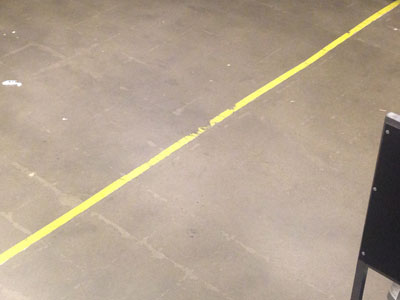
#> input picture vjezba4/floor.jpg, 400 x 300 px
$ python zadatak4.py
#> lines starting #> are read from the running program, lines starting #| are printed output that depends on the picture; after the words box and inside, x2 and y2 are one past the last pixel; in counts of white or black regions, pixels touching at a corner belong together
# Za danu sliku napišite program koji će detektirati liniju na slici. Pritom se koristite Hough transform algoritmom za detekciju linija. Pomoć: https://docs.opencv.org/3.4/d9/db0/tutorial_hough_lines.html

import cv2 as cv
import math
import numpy as np
from os.path import dirname

cv.namedWindow("Hough transform", cv.WINDOW_FREERATIO)
floorImg = cv.imread(cv.samples.findFile(dirname(__file__) + "/floor.jpg"),  cv.IMREAD_GRAYSCALE)
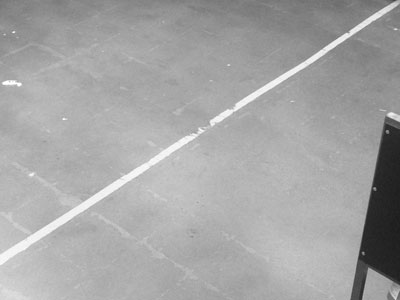
#> floorImg: shape (300, 400); min 28, max 255, mean 165
canny = cv.Canny(floorImg, 100, 200, L2gradient=True)
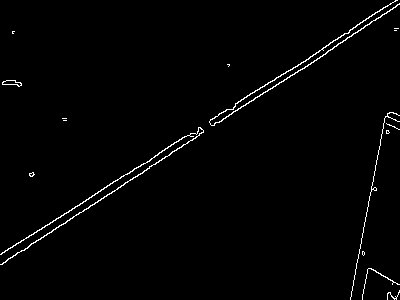
#> canny: shape (300, 400); 1.5% white in thin lines or dots
lines = cv.HoughLines(canny, 1, np.pi / 180, 250)
#> lines = [[221, 0.995]]

if lines is not None:
    for i in range(0, len(lines)):
        rho = lines[i][0][0]
        theta = lines[i][0][1]
        a = math.cos(theta)
        b = math.sin(theta)
        x0 = a * rho
        y0 = b * rho
        pt1 = (int(x0 + 1000*(-b)), int(y0 + 1000*(a)))
        pt2 = (int(x0 - 1000*(-b)), int(y0 - 1000*(a)))
        cv.line(floorImg, pt1, pt2, (0,0,255), 3, cv.LINE_AA)
#> this loop made 1 pass
#> (rho, theta, a, b, x0, y0, pt1, pt2) on pass 1: (221, 0.995, 0.545, 0.839, 120.4, 185.3, (-718, 729), (959, -359))
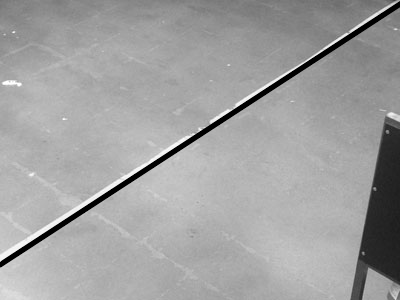
#> floorImg: shape (300, 400); 2.59% of pixels changed, all inside (x1, y1, x2, y2) = (0, 1, 400, 268)

h = np.hstack([floorImg, canny])
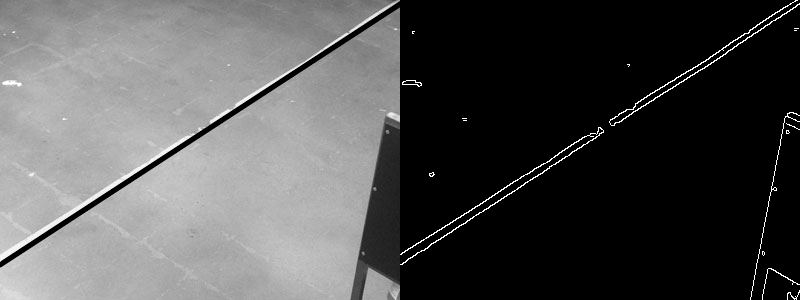
#> h: shape (300, 800); min 0, max 255, mean 82.2
cv.imshow("Hough transform", h)
cv.waitKey()

$ run again, with vjezba4/circuitboard-saltandpep.tif saved as vjezba4/floor.jpg
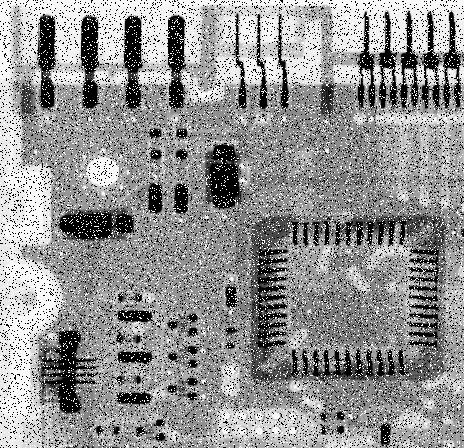
#> input picture vjezba4/circuitboard-saltandpep.tif, 464 x 448 px
#> floorImg is the input picture: shape (448, 464); min 0, max 255, mean 146.2
#> `canny = cv.Canny(floorImg, 100, 200, L2gradient=True)`:
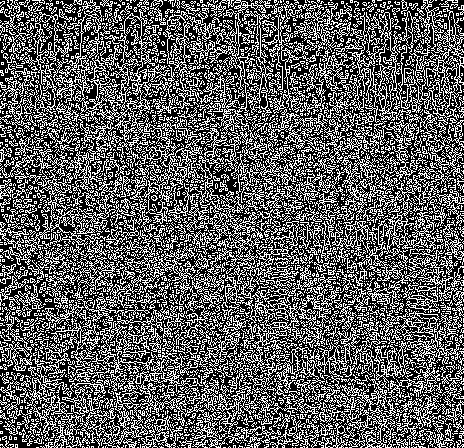
#> canny: shape (448, 464); 37% white in thin lines or dots
#> lines = 161 rows, first 8: [1, 2.36], [322, 0.785], [6, 2.36], [-8, 2.36], [-6, 2.36], [332, 0.785], [-4, 2.36], [-11, 2.36]
#> the loop `for i in range(0, len(lines)):` made 161 passes
#> (rho, theta, a, x0, y0, pt1, pt2) on passes 1 to 3: (1, 2.36, -0.707, -0.707, 0.707, (-707, -706), (706, 707)), (322, 0.785, 0.707, 227.7, 227.7, (-479, 934), (934, -479)), (6, 2.36, -0.707, -4.24, 4.24, (-711, -702), (702, 711))
#> `h = np.hstack([floorImg, canny])`:
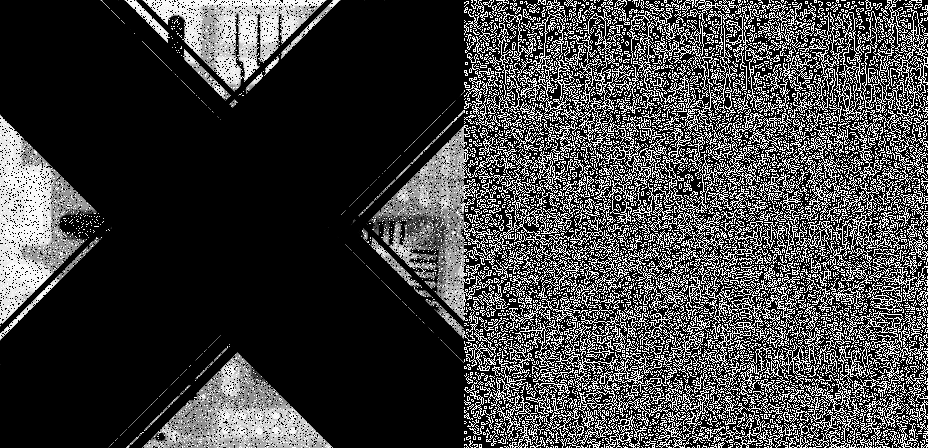
#> h: shape (448, 928); min 0, max 255, mean 64.4
